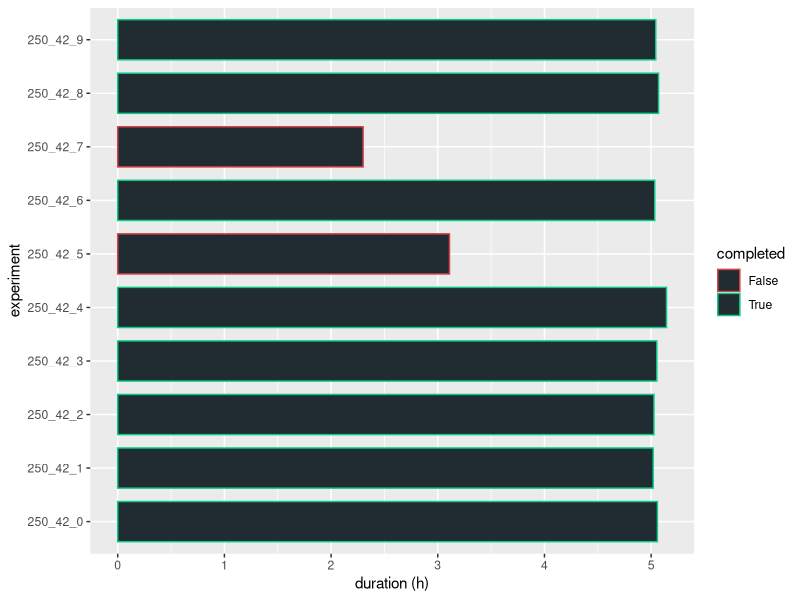
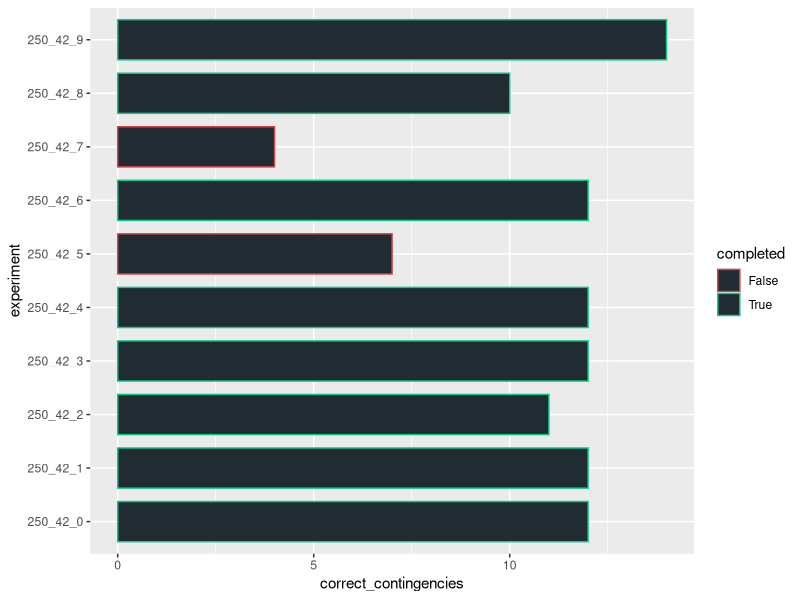
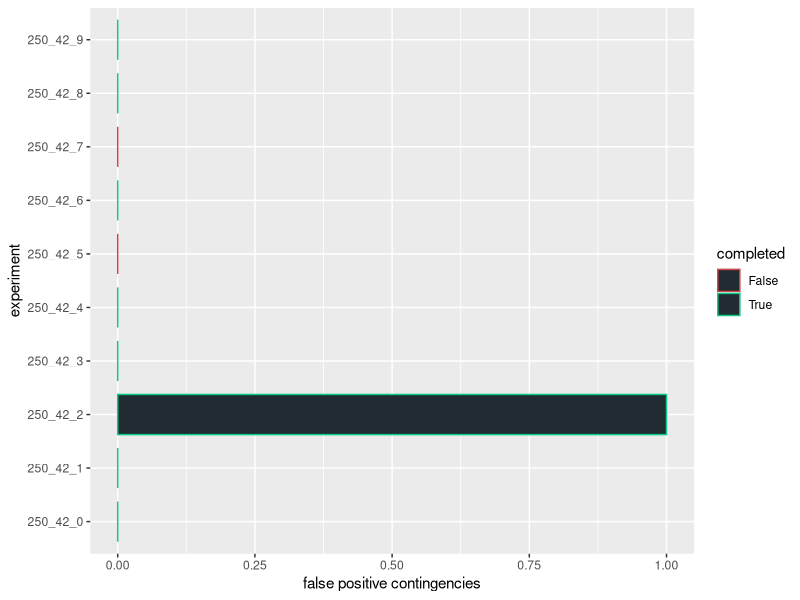
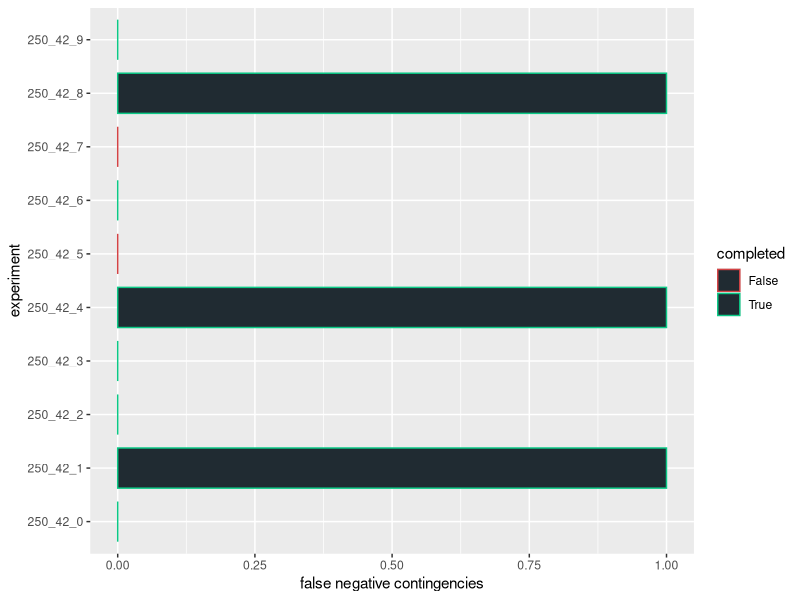
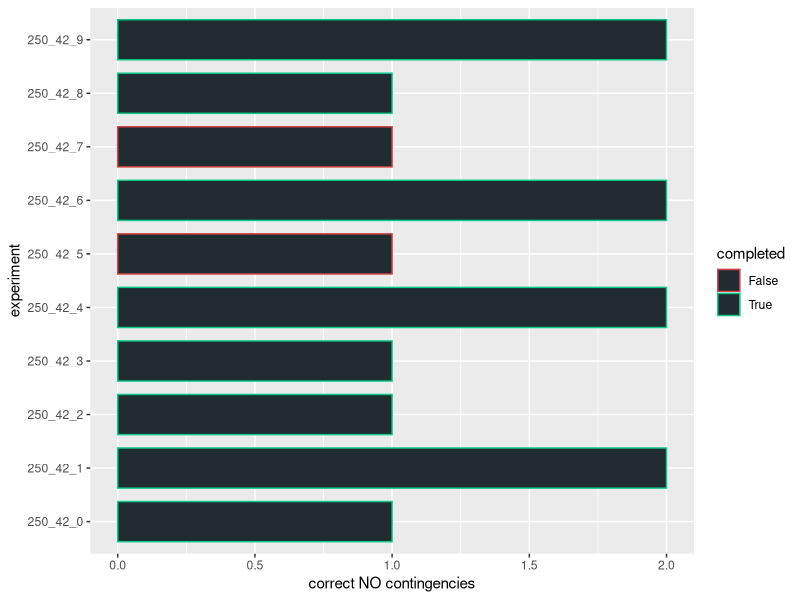
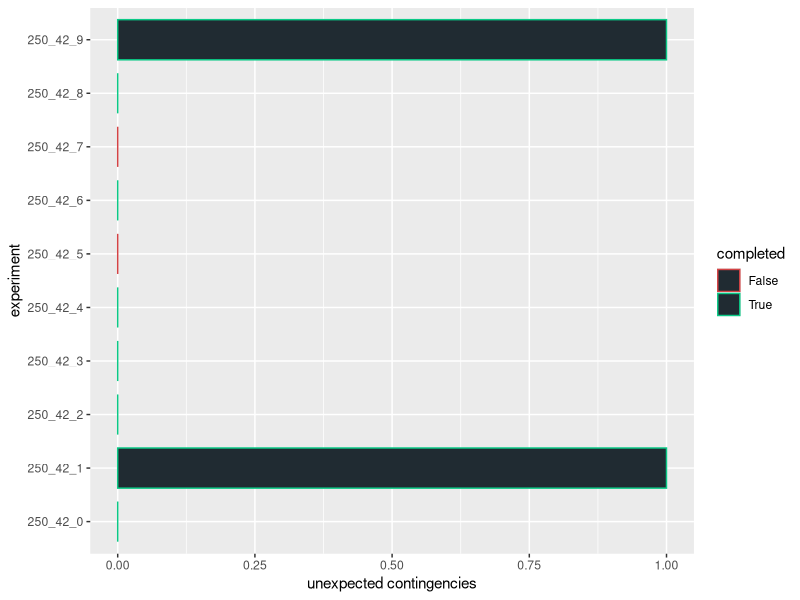
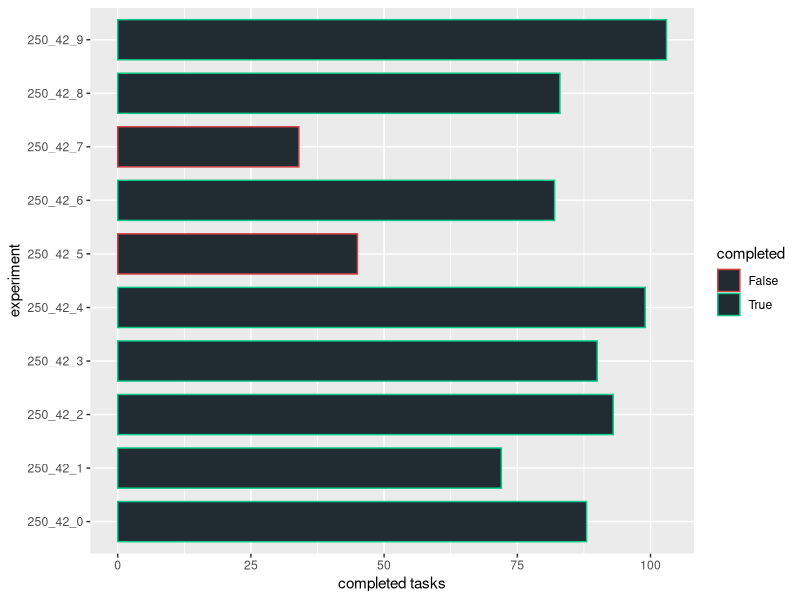
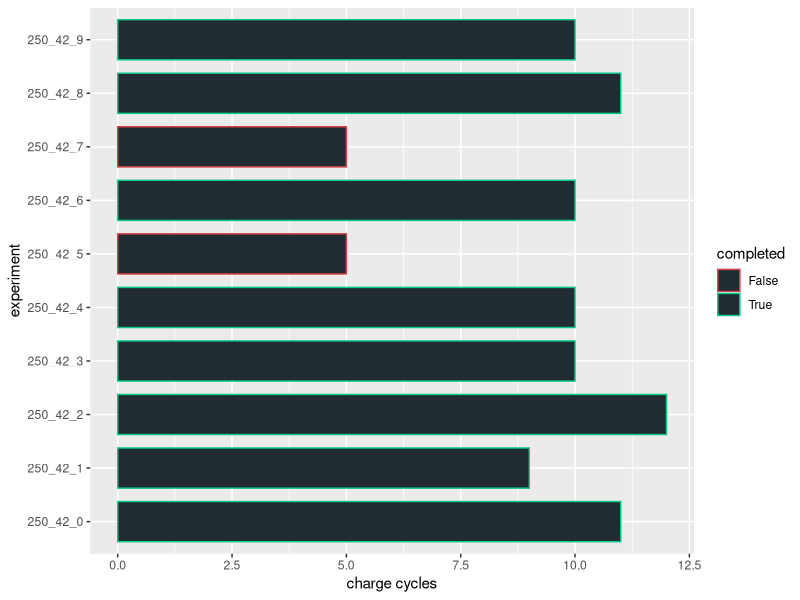

The R source for these figures, in order:
library(ggplot2)

######################################################################
################################ PLOTS ###############################
######################################################################

gen_plot <- function(plotPointsPre, y_name, x_name, filename) {
    finalPlot <- plotPointsPre + geom_bar(stat="identity", fill = c(rgb(32, 43, 50, maxColorValue = 255)), width=0.75) + coord_flip() + xlab(x_name) + ylab(y_name) + scale_color_manual(values=c("#d44345", "#0bc986"))
    ggsave(finalPlot, file = filename, width=6, height=4)
}

# monitoring evaluation
input <- read.csv(file = "../experiments/monitoring_eval/final_res.csv", header = TRUE, sep = ",")

# prototype evaluation
# input <- read.csv(file = "../experiments/prototype_eval/final_res.csv", header = TRUE, sep = ",")

gen_plot(ggplot(data = input, aes(x = experiment, y = duration, color = completed, group = completed)), "duration (h)", "experiment", "duration.png")
gen_plot(ggplot(data = input, aes(x = experiment, y = correct_contingencies, color = completed, group = completed)), "correct_contingencies", "experiment", "corr_cont.png")
gen_plot(ggplot(data = input, aes(x = experiment, y = false_positives, color = completed, group = completed)), "false positive contingencies", "experiment", "false_positives.png")
gen_plot(ggplot(data = input, aes(x = experiment, y = false_negatives, color = completed, group = completed)), "false negative contingencies", "experiment", "false_negatives.png")
gen_plot(ggplot(data = input, aes(x = experiment, y = correct_no_contingency, color = completed, group = completed)), "correct NO contingencies", "experiment", "correct_no_contingencies.png")
gen_plot(ggplot(data = input, aes(x = experiment, y = unexpected_contingencies, color = completed, group = completed)), "unexpected contingencies", "experiment", "unexpected_contingencies.png")
gen_plot(ggplot(data = input, aes(x = experiment, y = completed_tasks, color = completed, group = completed)), "completed tasks", "experiment", "completed_tasks.png")
gen_plot(ggplot(data = input, aes(x = experiment, y = charge_cycles, color = completed, group = completed)), "charge cycles", "experiment", "charge_cycles.png")
gen_plot(ggplot(data = input, aes(
        x = experiment, color = completed, group = completed,
        y = (correct_contingencies + correct_no_contingency) / (correct_contingencies + correct_no_contingency + false_positives + false_negatives + unexpected_contingencies) * 100
    )
), "expected response to fail sim (%)", "experiment", "expected_res.png")

gen_plot(ggplot(data = input, aes(
        x = experiment, color = completed, group = completed,
        y = (traverse_time + scan_time + cont_time + dock_time + undock_time) / (traverse_time + scan_time + charge_time + dock_time + undock_time + wait_time + cata_time + cont_time) * 100
    )
), "autonomy (%)", "experiment", "autonomy_percentage.png")

gen_plot(ggplot(data = input, aes(
        x = experiment, color = completed, group = completed,
        y = (cata_time + cont_time) / (traverse_time + scan_time + charge_time + dock_time + undock_time + wait_time + cata_time + cont_time) * 100
    )
), "recovery time (%)", "experiment", "recovery_percentage.png")

######################################################################
############################## ANALYSIS ##############################
######################################################################

compute_avg_duration <- function() {
    costs <- subset(input, select = c(duration), completed == "True")
    return(round(mean(as.numeric(as.character(costs[["duration"]]))), digits = 2))
}

compute_avg_completed_tasks <- function() {
    costs <- subset(input, select = c(completed_tasks), completed == "True")
    return(round(mean(as.numeric(as.character(costs[["completed_tasks"]]))), digits = 2))
}

compute_avg_charge_cycles <- function() {
    costs <- subset(input, select = c(charge_cycles), completed == "True")
    return(round(mean(as.numeric(as.character(costs[["charge_cycles"]]))), digits = 2))
}

compute_avg_mission_cycles <- function() {
    costs <- subset(input, select = c(mission_cycles), completed == "True")
    return(round(mean(as.numeric(as.character(costs[["mission_cycles"]]))), digits = 2))
}

compute_avg_total_dist <- function() {
    costs <- subset(input, select = c(total_dist), completed == "True")
    return(round(mean(as.numeric(as.character(costs[["total_dist"]]))), digits = 2))
}

compute_avg_percentage_expected_response <- function() {
    costs <- subset(input, select = c(correct_contingencies, correct_no_contingency, false_negatives, false_positives, unexpected_contingencies))
    return(round(mean(as.numeric(as.character((
        (costs[["correct_contingencies"]] + costs[["correct_no_contingency"]]) /
        (costs[["correct_contingencies"]] + costs[["correct_no_contingency"]] + costs[["false_negatives"]] + costs[["false_positives"]] + costs[["unexpected_contingencies"]])
    ) * 100))), digits = 2))
}

compute_avg_sim_probs_dist <- function() {
    costs <- subset(input, select = c(simulated_problems), completed == "True")
    return(round(mean(as.numeric(as.character(costs[["simulated_problems"]]))), digits = 2))
}

paste("avg duration: ", compute_avg_duration(), "h")
paste("avg #completed_tasks: ", compute_avg_completed_tasks())
paste("avg #charge_cycles: ", compute_avg_charge_cycles())
paste("avg #mission_cycles: ", compute_avg_mission_cycles())
paste("avg total distance: ", compute_avg_total_dist(), "m")
paste("avg expected response to fail sim: ", compute_avg_percentage_expected_response(), "%")
paste("avg #simulated_problems: ", compute_avg_sim_probs_dist())
